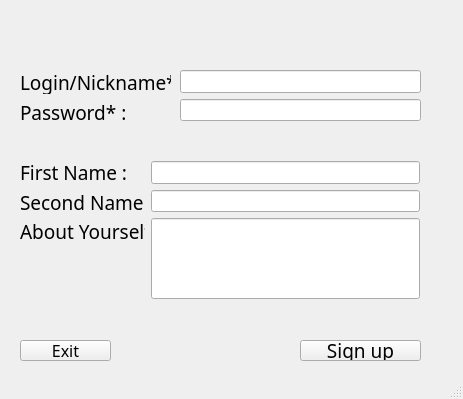
<?xml version="1.0" encoding="UTF-8"?>
<ui version="4.0">
 <class>Registration</class>
 <widget class="QMainWindow" name="Registration">
  <property name="geometry">
   <rect>
    <x>0</x>
    <y>0</y>
    <width>463</width>
    <height>399</height>
   </rect>
  </property>
  <property name="windowTitle">
   <string>MainWindow</string>
  </property>
  <widget class="QWidget" name="centralwidget">
   <widget class="QPushButton" name="Exit">
    <property name="geometry">
     <rect>
      <x>20</x>
      <y>340</y>
      <width>91</width>
      <height>21</height>
     </rect>
    </property>
    <property name="font">
     <font>
      <family>Old English Text MT</family>
      <pointsize>12</pointsize>
     </font>
    </property>
    <property name="text">
     <string>Exit</string>
    </property>
   </widget>
   <widget class="QPushButton" name="SignUp">
    <property name="geometry">
     <rect>
      <x>300</x>
      <y>340</y>
      <width>121</width>
      <height>21</height>
     </rect>
    </property>
    <property name="font">
     <font>
      <family>Old English Text MT</family>
      <pointsize>14</pointsize>
     </font>
    </property>
    <property name="text">
     <string>Sign up</string>
    </property>
   </widget>
   <widget class="QLineEdit" name="FName_edit">
    <property name="geometry">
     <rect>
      <x>151</x>
      <y>161</y>
      <width>269</width>
      <height>23</height>
     </rect>
    </property>
    <property name="font">
     <font>
      <pointsize>14</pointsize>
     </font>
    </property>
   </widget>
   <widget class="QLineEdit" name="SName_edit">
    <property name="geometry">
     <rect>
      <x>151</x>
      <y>190</y>
      <width>269</width>
      <height>22</height>
     </rect>
    </property>
    <property name="font">
     <font>
      <pointsize>14</pointsize>
     </font>
    </property>
   </widget>
   <widget class="QLineEdit" name="AbYourSlf_edit">
    <property name="geometry">
     <rect>
      <x>151</x>
      <y>218</y>
      <width>269</width>
      <height>81</height>
     </rect>
    </property>
    <property name="font">
     <font>
      <pointsize>14</pointsize>
     </font>
    </property>
   </widget>
   <widget class="QWidget" name="">
    <property name="geometry">
     <rect>
      <x>20</x>
      <y>160</y>
      <width>125</width>
      <height>83</height>
     </rect>
    </property>
    <layout class="QVBoxLayout" name="verticalLayout">
     <item>
      <widget class="QLabel" name="FName_label">
       <property name="font">
        <font>
         <family>Old English Text MT</family>
         <pointsize>14</pointsize>
        </font>
       </property>
       <property name="text">
        <string>First Name :</string>
       </property>
      </widget>
     </item>
     <item>
      <widget class="QLabel" name="SName_label">
       <property name="font">
        <font>
         <family>Old English Text MT</family>
         <pointsize>14</pointsize>
        </font>
       </property>
       <property name="text">
        <string>Second Name :</string>
       </property>
      </widget>
     </item>
     <item>
      <widget class="QLabel" name="AbYourSlf_label">
       <property name="font">
        <font>
         <family>Old English Text MT</family>
         <pointsize>14</pointsize>
        </font>
       </property>
       <property name="text">
        <string>About Yourself :</string>
       </property>
      </widget>
     </item>
    </layout>
   </widget>
   <widget class="QWidget" name="">
    <property name="geometry">
     <rect>
      <x>20</x>
      <y>70</y>
      <width>151</width>
      <height>54</height>
     </rect>
    </property>
    <layout class="QVBoxLayout" name="verticalLayout_2">
     <item>
      <widget class="QLabel" name="Login_label">
       <property name="font">
        <font>
         <family>Old English Text MT</family>
         <pointsize>14</pointsize>
        </font>
       </property>
       <property name="text">
        <string>Login/Nickname* :</string>
       </property>
      </widget>
     </item>
     <item>
      <widget class="QLabel" name="Pass_label">
       <property name="font">
        <font>
         <family>Old English Text MT</family>
         <pointsize>14</pointsize>
        </font>
       </property>
       <property name="text">
        <string>Password* :</string>
       </property>
      </widget>
     </item>
    </layout>
   </widget>
   <widget class="QWidget" name="">
    <property name="geometry">
     <rect>
      <x>180</x>
      <y>70</y>
      <width>241</width>
      <height>51</height>
     </rect>
    </property>
    <layout class="QVBoxLayout" name="verticalLayout_3">
     <item>
      <widget class="QLineEdit" name="Login_edit">
       <property name="font">
        <font>
         <pointsize>14</pointsize>
        </font>
       </property>
      </widget>
     </item>
     <item>
      <widget class="QLineEdit" name="Pass_edit">
       <property name="font">
        <font>
         <pointsize>14</pointsize>
        </font>
       </property>
      </widget>
     </item>
    </layout>
   </widget>
  </widget>
  <widget class="QStatusBar" name="statusbar"/>
 </widget>
 <resources/>
 <connections/>
</ui>
